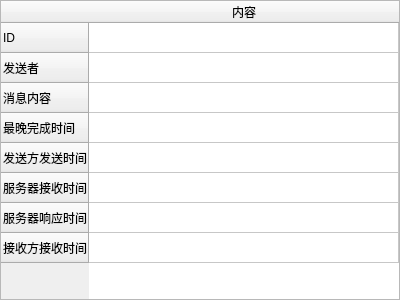
<?xml version="1.0" encoding="UTF-8"?>
<ui version="4.0">
 <class>MsgDetail</class>
 <widget class="QWidget" name="MsgDetail">
  <property name="geometry">
   <rect>
    <x>0</x>
    <y>0</y>
    <width>400</width>
    <height>300</height>
   </rect>
  </property>
  <property name="windowTitle">
   <string>Form</string>
  </property>
  <layout class="QHBoxLayout" name="horizontalLayout">
   <property name="leftMargin">
    <number>0</number>
   </property>
   <property name="topMargin">
    <number>0</number>
   </property>
   <property name="rightMargin">
    <number>0</number>
   </property>
   <property name="bottomMargin">
    <number>0</number>
   </property>
   <item>
    <widget class="QTableWidget" name="tableWidget">
     <property name="autoScrollMargin">
      <number>0</number>
     </property>
     <attribute name="horizontalHeaderStretchLastSection">
      <bool>true</bool>
     </attribute>
     <attribute name="verticalHeaderStretchLastSection">
      <bool>false</bool>
     </attribute>
     <row>
      <property name="text">
       <string>ID</string>
      </property>
     </row>
     <row>
      <property name="text">
       <string>发送者</string>
      </property>
     </row>
     <row>
      <property name="text">
       <string>消息内容</string>
      </property>
     </row>
     <row>
      <property name="text">
       <string>最晚完成时间</string>
      </property>
     </row>
     <row>
      <property name="text">
       <string>发送方发送时间</string>
      </property>
     </row>
     <row>
      <property name="text">
       <string>服务器接收时间</string>
      </property>
     </row>
     <row>
      <property name="text">
       <string>服务器响应时间</string>
      </property>
     </row>
     <row>
      <property name="text">
       <string>接收方接收时间</string>
      </property>
     </row>
     <column>
      <property name="text">
       <string>内容</string>
      </property>
     </column>
    </widget>
   </item>
  </layout>
 </widget>
 <resources/>
 <connections/>
</ui>
